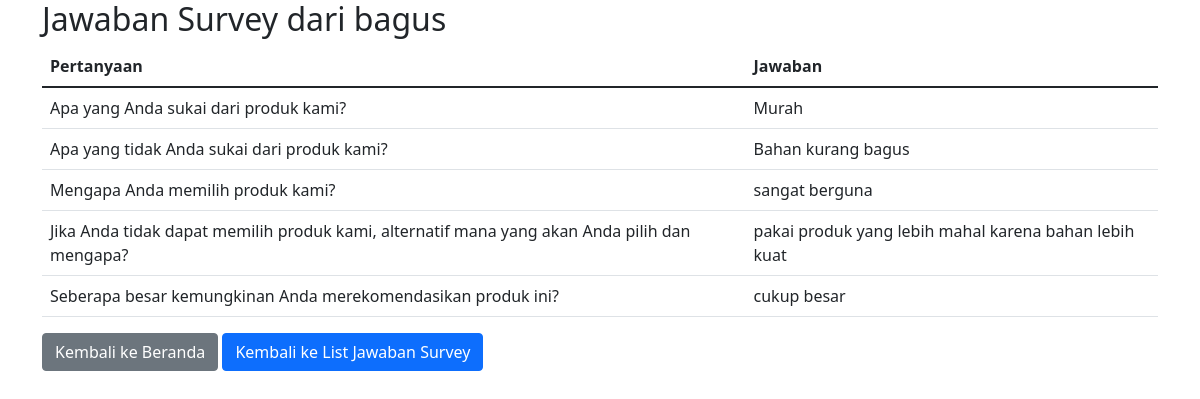
The app's page /view_individual.php?id=1&user_id=1 with its own data.
### tables this page shows
CREATE TABLE `responses` (
  `id` int(11) NOT NULL,
  `survey_id` int(11) DEFAULT NULL,
  `user_id` int(11) DEFAULT NULL,
  `question_id` int(11) DEFAULT NULL,
  `answer` text DEFAULT NULL
);

CREATE TABLE `questions` (
  `id` int(11) NOT NULL,
  `survey_id` int(11) DEFAULT NULL,
  `question_text` text NOT NULL
);

### view_individual.php (the view, shortened to what this page needs)
<?php
include 'db.php';
$survey_id = $_GET['id'] ?? 0;
$user_id = $_GET['user_id'] ?? 0;
$user_info = $conn->query("SELECT name FROM users WHERE id = '$user_id'")->fetch_assoc();
$individual_responses = $conn->query("SELECT questions.question_text, responses.answer FROM responses JOIN questions ON responses.question_id = questions.id WHERE responses.survey_id = $survey_id AND responses.user_id = $user_id");
?>
<!DOCTYPE html>
<html lang="en">
<head>
    <link href="https://cdn.jsdelivr.net/npm/bootstrap@5.1.3/dist/css/bootstrap.min.css" rel="stylesheet">
</head>
<body>
    <div class="container">
        <h2>Jawaban Survey dari <?= htmlspecialchars($user_info['name']) ?></h2>
        <table class="table">
            <thead>
                <tr>
                    <th>Pertanyaan</th>
                    <th>Jawaban</th>
                </tr>
            </thead>
            <tbody>
                <?php while ($response = $individual_responses->fetch_assoc()): ?>
                    <tr>
                        <td><?= htmlspecialchars($response['question_text']) ?></td>
                        <td><?= htmlspecialchars($response['answer']) ?></td>
                    </tr>
                <?php endwhile; ?>
            </tbody>
        </table>
        <div class="mt-3">
            <a href="index.php" class="btn btn-secondary">Kembali ke Beranda</a>
            <a href="view_responses.php?id=<?= $survey_id ?>" class="btn btn-primary">Kembali ke List Jawaban Survey</a>
        </div>
    </div>
</body>
</html>

### records on screen
responses: question.question_text "Apa yang Anda sukai dari produk kami?", answer "Murah"
responses: question.question_text "Apa yang tidak Anda sukai dari produk kami?", answer "Bahan kurang bagus"
responses: question.question_text "Mengapa Anda memilih produk kami?", answer "sangat berguna"
responses: question.question_text "Jika Anda tidak dapat memilih produk kami, alternatif mana yang akan Anda pilih dan mengapa?", answer "pakai produk yang lebih mahal karena bahan lebih kuat"
responses: question.question_text "Seberapa besar kemungkinan Anda merekomendasikan produk ini?", answer "cukup besar"
